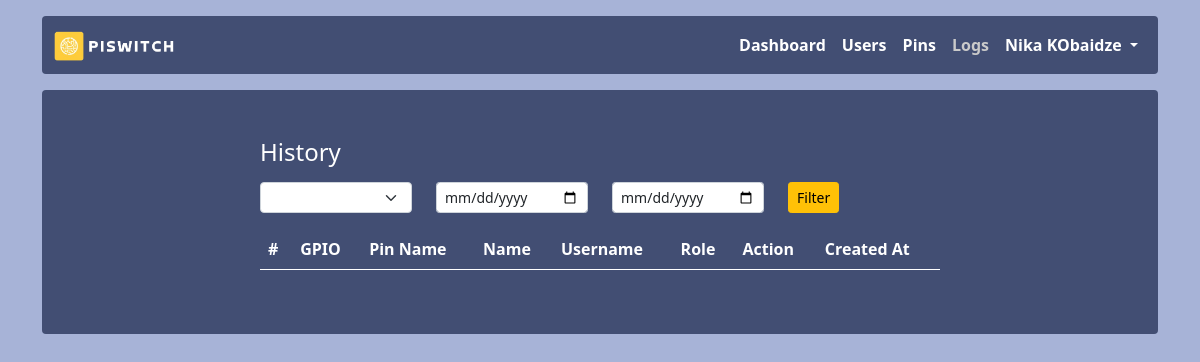
/logs (signed in), run on an earlier commit of the app's database.
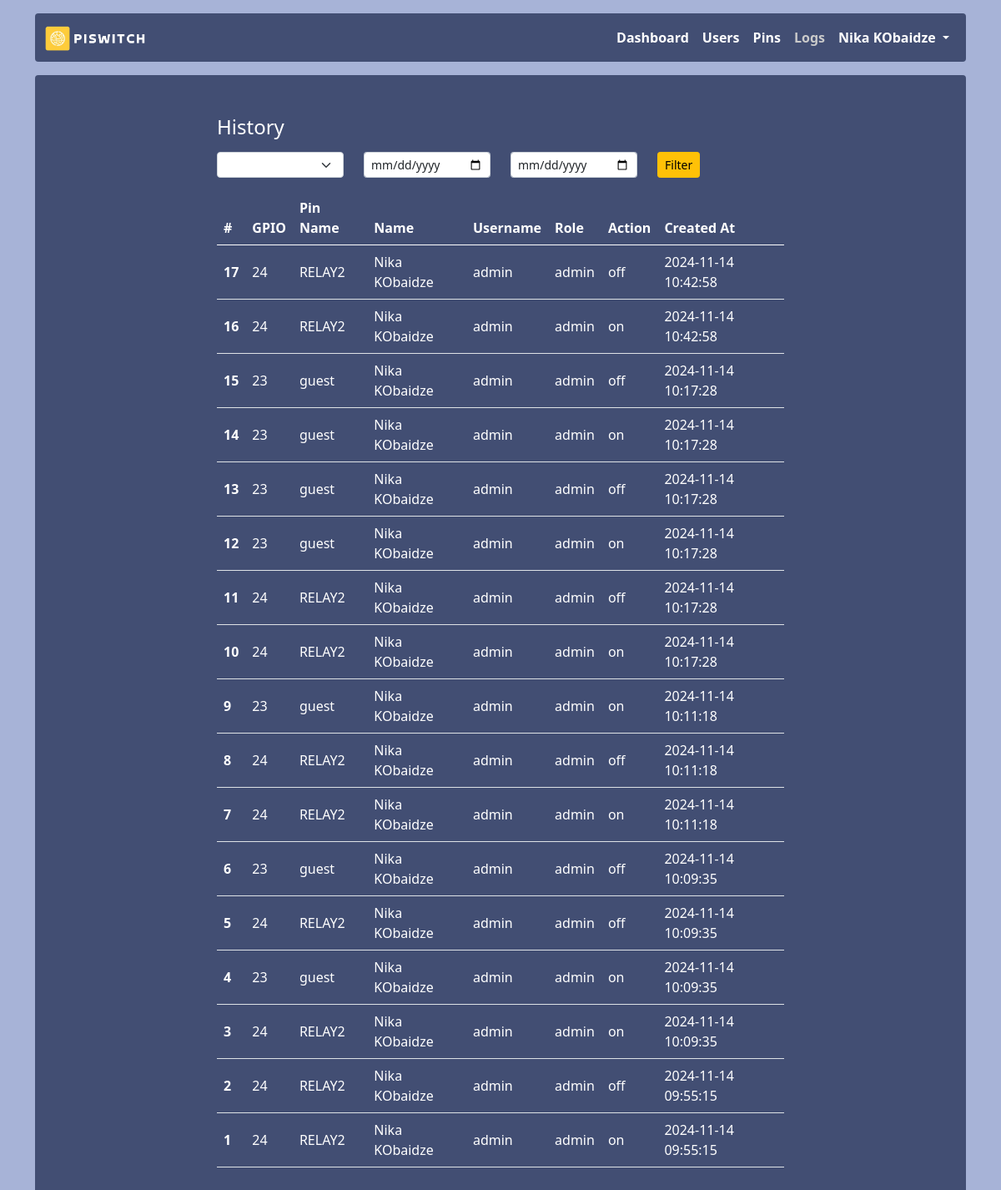
And on a later commit of the database.
### app.py (models this page shows, shortened)
class Logs(db.Model):
    id = db.Column(db.Integer, primary_key = True)
    pin_number = db.Column(db.String(255))
    pin_name = db.Column(db.String(255))
    name = db.Column(db.String(255))
    username = db.Column(db.String(20))
    role = db.Column(db.String(20))
    action = db.Column(db.String(20))
    created_at = db.Column(db.DateTime, default=datetime.utcnow())

### app.py (the view)
@app.route('/logs')
@login_required
def logs():
    logs = Logs.query.order_by(Logs.id.desc()).all()
    pins = Pins.query.all()
    return render_template('logs/logs.html', logs=logs, pins=pins)

### app.py (called while the page is built)
def login_required(f):
    @wraps(f)
    def decorated_function(*args, **kwargs):
        if session.get("user_id") is None:
            return redirect("/login")
        return f(*args, **kwargs)
    return decorated_function

### templates/logs/logs.html (shortened to what this page needs)
{% extends 'layout.html' %}
{% block content %}
<h4 class="mb-3">History</h4>
<div class="col-md-12">
    <form action="{{url_for('logs')}}" method="get">
        <div class="row">
            <div class="col-sm-3">
                <select class="form-select form-select-sm" name="gpio" id="gpio">
                    <option value=""></option>
                    {% for pin in pins %}
                        <option value="{{pin.gpio}}">{{pin.name}}</option>
                    {% endfor %}
                </select>
            </div>
            <div class="col-sm-3">
                <input type="date" name="date_from" class="form-control form-control-sm" id="date_from" value=""  id="datepicker" width="276" />
            </div>
            <div class="col-sm-3">
                <input type="date" name="date_to" class="form-control form-control-sm" id="date_to" value="" />
            </div>
            <div class="col-sm-3">
                <button type="submit" class="btn btn-sm btn-warning">Filter</button>
            </div>
        </div>
    </form>
</div>
<table class="table mt-3">
    <thead>
        <tr>
            <th scope="col">#</th>
            <th scope="col">GPIO</th>
            <th scope="col">Pin Name</th>
            <th scope="col">Name</th>
            <th scope="col">Username</th>
            <th scope="col">Role</th>
            <th scope="col">Action</th>
            <th scope="col">Created At</th>
        </tr>
    </thead>
    <tbody>
        {% for log in logs%}
            <tr>
                <th scope="row">{{log.id}}</th>
                <td>{{log.pin_number}}</td>
                <td>{{log.pin_name}}</td>
                <td>{{log.name}}</td>
                <td>{{log.username}}</td>
                <td>{{log.role}}</td>
                <td>{{log.action}}</td>
                <td>{{log.created_at.strftime("%Y-%m-%d %H:%M:%S")}}</td>
            </tr>
        {% endfor %}
    </tbody>
</table>
{% endblock %}

What changed in the data, as far as the page shows it:
added Logs: id "17", pin_number "24", pin_name "RELAY2", name "Nika KObaidze", username "admin", role "admin", action "off", created_at "2024-11-14 10:42:58"
added Logs: id "16", pin_number "24", pin_name "RELAY2", name "Nika KObaidze", username "admin", role "admin", action "on", created_at "2024-11-14 10:42:58"
added Logs: id "15", pin_number "23", pin_name "guest", name "Nika KObaidze", username "admin", role "admin", action "off", created_at "2024-11-14 10:17:28"
added Logs: id "14", pin_number "23", pin_name "guest", name "Nika KObaidze", username "admin", role "admin", action "on", created_at "2024-11-14 10:17:28"
added Logs: id "13", pin_number "23", pin_name "guest", name "Nika KObaidze", username "admin", role "admin", action "off", created_at "2024-11-14 10:17:28"
added Logs: id "12", pin_number "23", pin_name "guest", name "Nika KObaidze", username "admin", role "admin", action "on", created_at "2024-11-14 10:17:28"
added Logs: id "11", pin_number "24", pin_name "RELAY2", name "Nika KObaidze", username "admin", role "admin", action "off", created_at "2024-11-14 10:17:28"
added Logs: id "10", pin_number "24", pin_name "RELAY2", name "Nika KObaidze", username "admin", role "admin", action "on", created_at "2024-11-14 10:17:28"
added Logs: id "9", pin_number "23", pin_name "guest", name "Nika KObaidze", username "admin", role "admin", action "on", created_at "2024-11-14 10:11:18"
added Logs: id "8", pin_number "24", pin_name "RELAY2", name "Nika KObaidze", username "admin", role "admin", action "off", created_at "2024-11-14 10:11:18"
added Logs: id "7", pin_number "24", pin_name "RELAY2", name "Nika KObaidze", username "admin", role "admin", action "on", created_at "2024-11-14 10:11:18"
added Logs: id "6", pin_number "23", pin_name "guest", name "Nika KObaidze", username "admin", role "admin", action "off", created_at "2024-11-14 10:09:35"
added Logs: id "5", pin_number "24", pin_name "RELAY2", name "Nika KObaidze", username "admin", role "admin", action "off", created_at "2024-11-14 10:09:35"
added Logs: id "4", pin_number "23", pin_name "guest", name "Nika KObaidze", username "admin", role "admin", action "on", created_at "2024-11-14 10:09:35"
added Logs: id "3", pin_number "24", pin_name "RELAY2", name "Nika KObaidze", username "admin", role "admin", action "on", created_at "2024-11-14 10:09:35"
added Logs: id "2", pin_number "24", pin_name "RELAY2", name "Nika KObaidze", username "admin", role "admin", action "off", created_at "2024-11-14 09:55:15"
added Logs: id "1", pin_number "24", pin_name "RELAY2", name "Nika KObaidze", username "admin", role "admin", action "on", created_at "2024-11-14 09:55:15"
